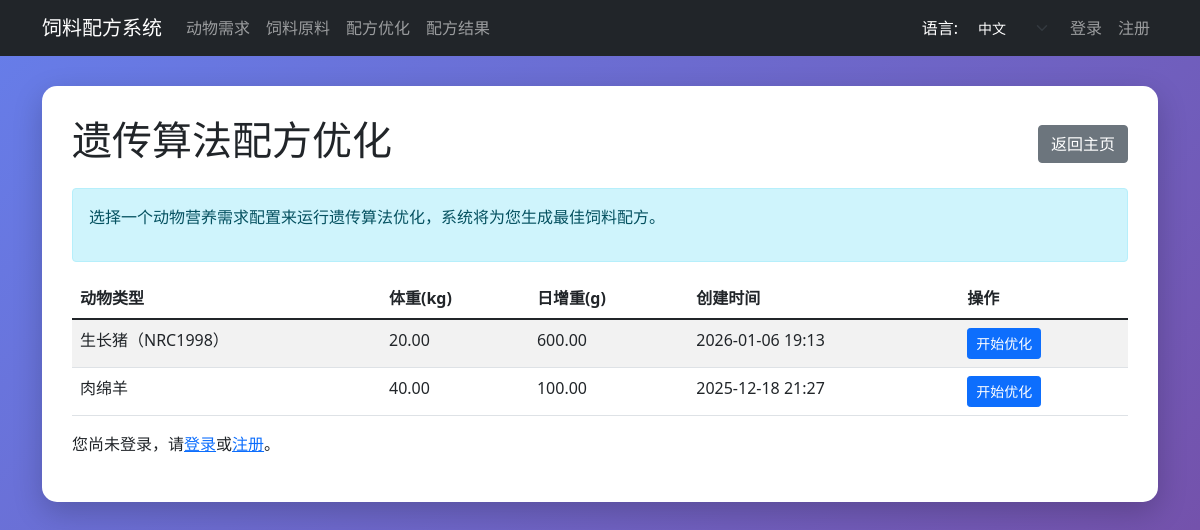
The page /formulation/ga-optimization/ on the database its author committed.
### animal_requirements/models.py (models this page shows, shortened)
class AnimalRequirement(models.Model):
    DRAFT = 'draft'  # 草稿状态
    PENDING = 'pending'
    APPROVED = 'approved'
    REJECTED = 'rejected'
    STATUS_CHOICES = [
        (DRAFT, _('草稿')),
        (PENDING, _('待审核')),
        (APPROVED, _('已通过')),
        (REJECTED, _('已拒绝')),
    ]
    status = models.CharField(max_length=10, choices=STATUS_CHOICES, default=DRAFT, verbose_name=_("审核状态"))
    animal_type = models.CharField(max_length=50, verbose_name=_("动物类型"))
    body_weight = models.DecimalField(max_digits=6, decimal_places=2, verbose_name=_("体重(kg)"))
    daily_gain = models.DecimalField(max_digits=6, decimal_places=2, verbose_name=_("日增重(g)"))
    dm_lower = models.DecimalField(max_digits=6, decimal_places=2, default=0, verbose_name="干物质下界(%))")
    dm_upper = models.DecimalField(max_digits=6, decimal_places=2, default=0, verbose_name="干物质上界(%))")
    calcium_lower = models.DecimalField(max_digits=6, decimal_places=2, default=0, verbose_name=_("钙下界(%))"))
    calcium_upper = models.DecimalField(max_digits=6, decimal_places=2, default=0, verbose_name=_("钙上界(%))"))
    protein_lower = models.DecimalField(max_digits=6, decimal_places=2, default=0, verbose_name=_("蛋白下界(%))"))
    protein_upper = models.DecimalField(max_digits=6, decimal_places=2, default=0, verbose_name=_("蛋白上界(%))"))
    phosphorus_lower = models.DecimalField(max_digits=6, decimal_places=2, default=0, verbose_name=_("磷下界(%))"))
    phosphorus_upper = models.DecimalField(max_digits=6, decimal_places=2, default=0, verbose_name=_("磷上界(%))"))
    ndf_lower = models.DecimalField(max_digits=6, decimal_places=2, default=0, verbose_name=_("中性洗涤纤维下界(%))"))
    ndf_upper = models.DecimalField(max_digits=6, decimal_places=2, default=0, verbose_name=_("中性洗涤纤维上界(%))"))
    energy_lower = models.DecimalField(max_digits=8, decimal_places=2, default=0, verbose_name=_("代谢能下界(kcal/kg))"))
    energy_upper = models.DecimalField(max_digits=8, decimal_places=2, default=0, verbose_name=_("代谢能上界(kcal/kg))"))
    mp_lower = models.DecimalField(max_digits=8, decimal_places=2, default=0, verbose_name=_("代谢蛋白下界(%))"))
    mp_upper = models.DecimalField(max_digits=8, decimal_places=2, default=0, verbose_name=_("代谢蛋白上界(%))"))
    created_by = models.ForeignKey(CustomUser, on_delete=models.CASCADE, related_name='created_requirements',
                                   verbose_name=_("提交用户"), null=True, blank=True)
    approved_by = models.ForeignKey(CustomUser, null=True, blank=True, on_delete=models.SET_NULL,
                                    related_name='approved_requirements', verbose_name=_("审核用户"))
    approved_at = models.DateTimeField(null=True, blank=True, verbose_name=_("审核时间"))
    created_at = models.DateTimeField(auto_now_add=True, verbose_name=_("创建时间"))
    class Meta:
        verbose_name = _("动物营养需求")
        verbose_name_plural = _("动物营养需求")

### formulation/views.py (the view)
# urls.py: path("ga-optimization/", views.ga_optimization_list, name="ga_optimization_list"),
def ga_optimization_list(request):
    requirements = AnimalRequirement.objects.filter(status=AnimalRequirement.APPROVED).order_by('-created_at')
    context = {
        'requirements': requirements
    }
    return render(request, 'formulation/ga_optimization_list.html', context)

### formulation/templates/formulation/ga_optimization_list.html (shortened to what this page needs)
{% extends 'base.html' %}
{% load i18n %}
{% block content %}
<div class="d-flex justify-content-between align-items-center mb-3">
    <h1>{% trans "遗传算法配方优化" %}</h1>
    <a href="{% url 'home' %}" class="btn btn-secondary">{% trans "返回主页" %}</a>
</div>
<div class="alert alert-info">
    <p>{% translate '选择一个动物营养需求配置来运行遗传算法优化，系统将为您生成最佳饲料配方。' %}</p>
</div>
{% if requirements %}
    <table class="table table-striped">
        <thead>
            <tr>
                <th>{% trans "动物类型" %}</th>
                <th>{% translate '体重(kg)' %}</th>
                <th>{% translate '日增重(g)' %}</th>
                <th>{% trans "创建时间" %}</th>
                <th>{% trans "操作" %}</th>
            </tr>
        </thead>
        <tbody>
            {% for requirement in requirements %}
            <tr>
                <td>{{ requirement.animal_type }}</td>
                <td>{{ requirement.body_weight }}</td>
                <td>{{ requirement.daily_gain }}</td>
                <td>{{ requirement.created_at|date:"Y-m-d H:i" }}</td>
                <td>
                    <a href="{% url 'formula_results_page' requirement.id %}" class="btn btn-sm btn-primary">{% trans "开始优化" %}</a>
                </td>
            </tr>
            {% endfor %}
        </tbody>
    </table>
{% else %}
    <div class="alert alert-warning">
        <p>{% trans '暂无动物营养需求配置。请先在' %}<a href="{% url 'animal_requirements_list' %}">{% trans "动物营养需求管理" %}</a>{% trans '中添加配置。' %}</p>
    </div>
{% endif %}
{% if user.is_authenticated %}
    <p>{% trans '欢迎, ' %}{{ user.username }}!</p>
{% else %}
    <p>{% trans '您尚未登录，请' %}<a href="{% url 'login' %}">{% trans "登录" %}</a>{% trans '或' %}<a href="{% url 'register' %}">{% trans "注册" %}</a>{% trans '。' %}</p>
{% endif %}
{% endblock %}

### templates/base.html (style rules this page uses)
body { background: linear-gradient(135deg, #667eea 0%, #764ba2 100%); min-height: 100vh; font-family: 'Segoe UI', Tahoma, Geneva, Verdana, sans-serif; }

### rows shown on the page
AnimalRequirement: animal_type "生长猪（NRC1998）", body_weight "20.00", daily_gain "600.00", created_at "2026-01-06 19:13"
AnimalRequirement: animal_type "肉绵羊", body_weight "40.00", daily_gain "100.00", created_at "2025-12-18 21:27"

### other values the page prints
form field language "中文"
